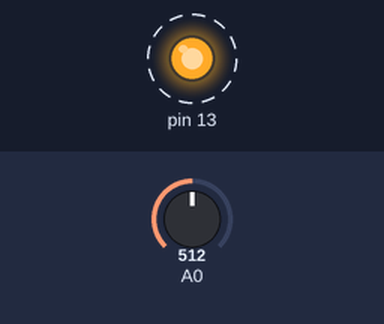
A sketch run on a simulated Arduino Uno, built with avr-gcc and run on an emulated ATmega328P. Shown: output pins drawn as LEDs (lit = HIGH). Dashed ring = blinking. The test bench sets the inputs (shaded band); at power-on: A0 = 512. What the sketch prints to the serial monitor is not drawn.

Above: at 0.05 s.
Timing chart, 0 to 3.0 s (numbered marks = the images above):
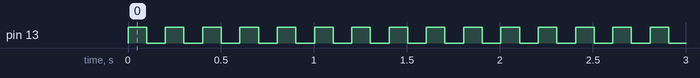

Measured:
- by itself, pin 13: alternates HIGH for 0.10 s and LOW for 0.10 s

The sketch:

analog_microphone_test.ino
```cpp
#include <stdint.h>
#include <stdio.h>

/* mic pin connections */
uint8_t const MIC_PIN = 0;

// the setup function runs once when you press reset or power the board
void setup()
{
  // Setup serial baud-rate
  Serial.begin( 9600 );

  // initialize digital pin 13 (LED) as an output.
  pinMode( 13, OUTPUT );
}

uint16_t mic_data;

// the loop function runs over and over again forever
void loop()
{
  digitalWrite(13, HIGH);   // turn the LED on (HIGH is the voltage level)
  delay( 100 );

  mic_data = analogRead( 0 );

  digitalWrite(13, LOW);    // turn the LED off by making the voltage LOW
  Serial.println( "\n\nDone a loop iteration" );
  Serial.println( mic_data, DEC );
  delay( 100 );
}
```
